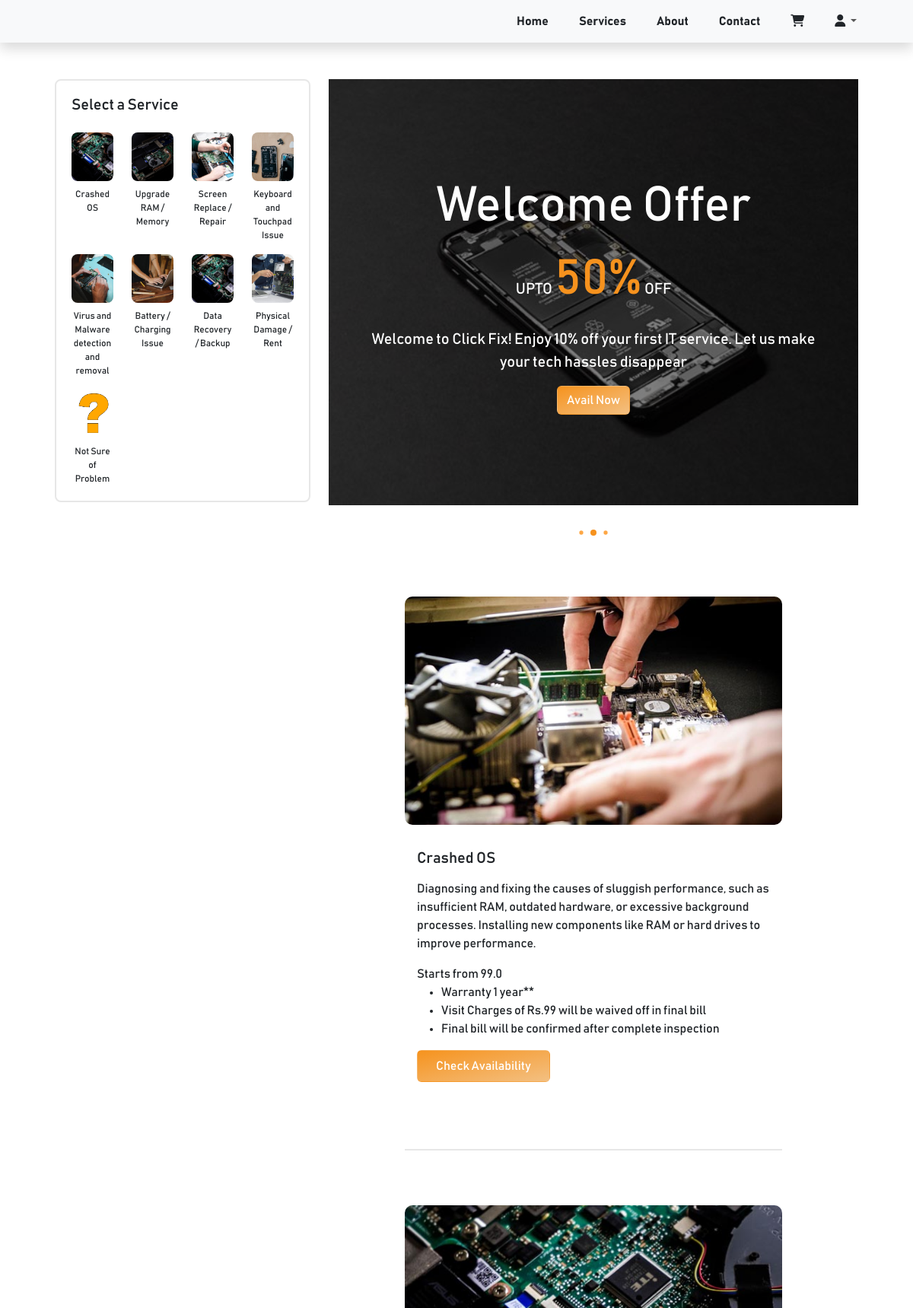
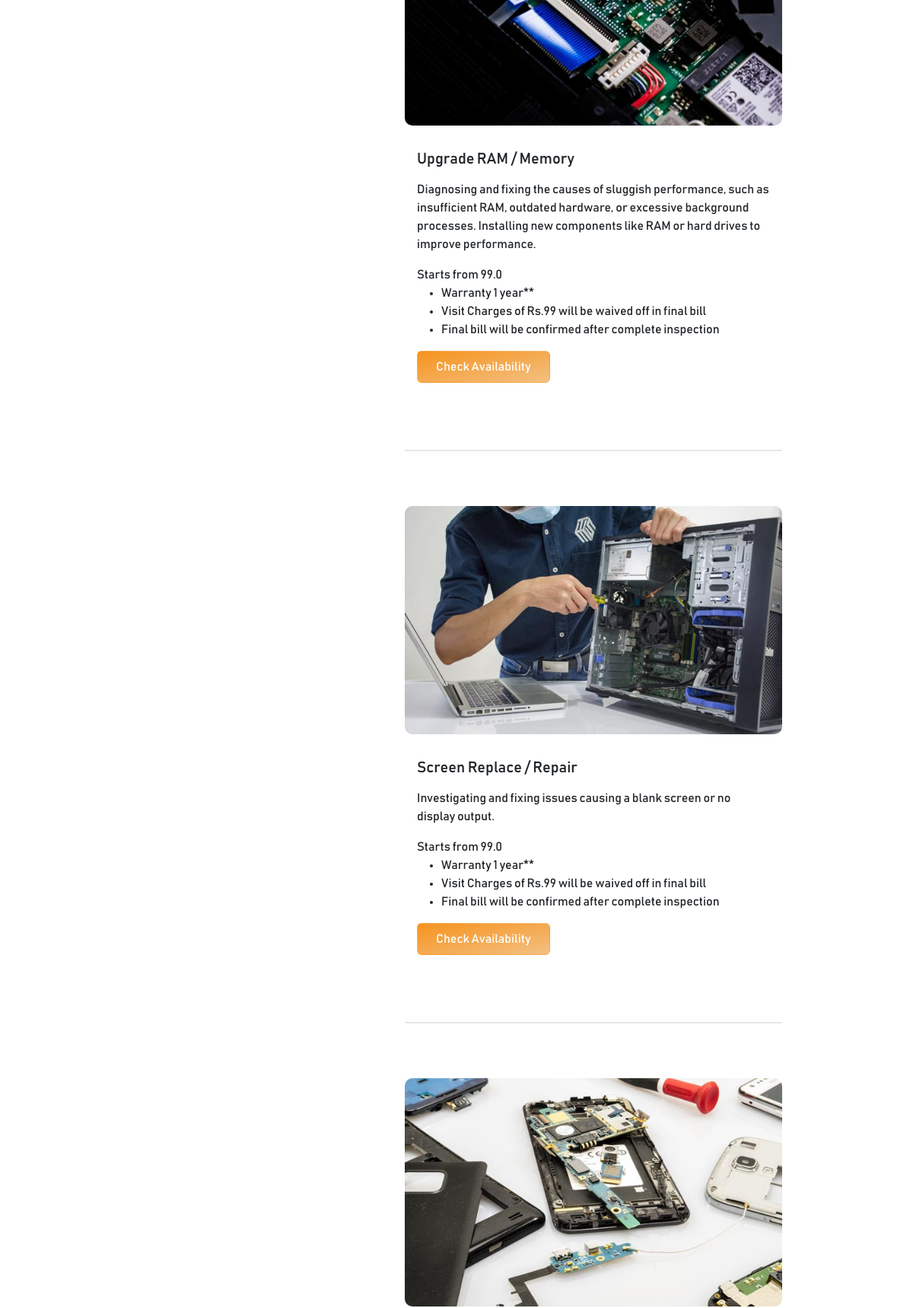
The app's page /service/cctv-repair-upgradation-installation/ (upper part) with its own data (2 pictures, top to bottom).
### clickfix/models.py (models this page shows, shortened)
class SubServices(models.Model):
    class Meta:
        verbose_name_plural = 'Sub Services'
    service = models.ForeignKey(Services, on_delete=models.CASCADE)
    sub_service_name = models.CharField(max_length=255)
    sub_service_card_image = models.ImageField(upload_to='service_cards', help_text='Small card image on left')
    sub_service_main_image = models.ImageField(upload_to='service_cards', help_text='Big card image on Right, which we scroll')
    sub_service_price = models.FloatField(default=0)
    price_details = RichTextField(blank=True, null=True)
    description = RichTextField(blank=True, null=True)
    created_at = models.DateTimeField(auto_now_add=True)
    updated_at = models.DateTimeField(auto_now=True)

### clickfix/views.py (the view)
# urls.py: path('service/<slug:service_name>/', views.individual_service, name='individual_service'),
def individual_service(request, service_name):
    service = Services.objects.get(slug=service_name)
    sub_services = SubServices.objects.filter(service=service)
    cart = get_cart(request)
    week_days = []
    day_of_month = []
    for i in range(7):
        week_days.append((datetime.today() + timedelta(days=i)))
        day_of_month.append((datetime.today() + timedelta(days=i)))
    timeline = [(day, date) for day, date in zip(week_days, day_of_month)]
    data = {
        'sub_services': sub_services,
        'timeline': timeline,
        'cart': cart,
    }
    return render(request, 'individual_service.html', data)

### clickfix/views.py (called while the page is built)
def get_cart(request):
    try:
        if request.user.is_authenticated:
            cart = Cart.objects.get(user=request.user)
        else:
            cart = Cart.objects.get(session_id=request.session['nonuser'])
    except:
        cart = None
    return cart

### templates/individual_service.html (shortened to what this page needs)
{% extends 'base.html' %}
{% load static %}
{% block content %}
    {% include 'includes/navbar.html' %}
    <section id="individual_service">
        <div class="row mt-5" style="width: 90%; margin: auto;">
            <div class="col-md-4">
                <div class="select_service_container mb-5" style="position: sticky; top: 30px;">
                    <div class="h5 mb-2">Select a Service</div>
                    <div class="row">
                        {% for service in sub_services %}
                        <div class="col-4 col-md-3 mt-3">
                            <a href="#sub_service_{{service.id}}" class="text-decoration-none text-dark d-flex flex-column align-items-center" style="cursor: pointer;">
                                <img class="img-fluid select_service_img" src="{{ service.sub_service_card_image.url }}" alt="">
                                <div class="mt-2 text-center select_service_text">{{ service.sub_service_name}}</div>
                            </a>
                        </div>
                        {% empty %}
                            <h6 class="text-muted">No Service at the moment</h6>
                        {% endfor %}
                    </div>
                </div>
            </div>
            <div class="col-md-8">
                <div class="swiper deals_and_discount_swiper mb-5" id="individual_service_deals">
                    <div class="swiper-wrapper pb-5">
                        <div class="swiper-slide">
                            <div class="sales_container">
                                <img class="sales_image" src="{% static 'clickfix_photos/sale2.jpg' %}" alt="">
                                <div class="overlay">
                                    <div class="text-white h-100 d-flex flex-column px-5 justify-content-center align-items-center">
                                        <div style="font-size: 4rem;">Welcome Offer</div>
                                        <div class="blockquote">UPTO <span style="font-size: 4rem; color: #F6921E;">50%</span> OFF</div>
                                        <div class="blockquote text-center">Welcome to Click Fix! Enjoy 10% off your first IT service. Let us make your tech hassles disappear</div>
                                        <button class="btn btn_color">Avail Now</button>
                                    </div>
                                </div>
                            </div>
                        </div>
                    </div>
                    <div class="swiper-pagination"></div>
                </div>
                <div class="service_detail_container">
                        {% for service in sub_services %}
                        <div class="card py-4 mb-4 border-0" id="sub_service_{{service.id}}">
                            <img class="img-fluid service_img" src="{{ service.sub_service_main_image.url }}" alt="...">
                            <div class="card-body">
                                <div class="card-title my-3">
                                    <h5>{{service.sub_service_name}} </h5>
                                </div>
                                <p class="card-text">{{ service.description|safe}} </p>
                                <div class="mb-3">
                                    Starts from {{ service.sub_service_price }}
                                    {{ service.price_details|safe }}
                                </div>
                                <button class="btn py-2 px-4 text-white btn_color" onclick="bookService('{{service.id}}')" data-bs-toggle="modal" data-bs-target="#bookAppointmentModal">Check Availability</button>
                            </div>
                        </div>
                        {% if not forloop.last %}
                            <div class="my-5" style="border: 1px solid #e7e7e7;"></div>
                        {% endif %}
                    {% endfor %}
                </div>
            </div>
        </div>
    </section>
{% endblock %}

### assets/css/custom.css (style rules this page uses)
.btn_color { background-image: linear-gradient(to right bottom, #F6931E, #f3c082); color: white; }
.sales_container { width: 100%; height: 70vh; position: relative; }
.sales_image { height: 100%; width: 100%; object-fit: cover; }
.overlay { position: absolute; top: 0; height: inherit; width: inherit; background-color: rgba(0, 0, 0, 0.5); }
#individual_service .select_service_img { width: 64px; height: 64px; object-fit: cover; object-position: center; border-radius: 8px; }
#individual_service .service_img { width: 100%; height: 300px; object-fit: cover; object-position: center; border-radius: 10px; }
@media (min-width: 768px) { #individual_service .service_img { width: 100%; height: 300px; object-fit: cover; object-position: center; border-radius: 10px; } }
#individual_service .select_service_text { font-size: 12px; }
@media (min-width: 786px) { #individual_service .select_service_container { border: 2px solid #e7e7e7; padding: 20px; border-radius: 8px; } }
@media (min-width: 786px) { #individual_service .service_detail_container { padding: 0px 100px; } }

### templates/base.html (style rules this page uses)
body { box-sizing: border-box; font-family: 'bahnschrift'; }
h1, h2, h3, h4, h5, h6, p, a { font-family: 'bahnschrift'; }

### records on screen
SubServices: sub_service_card_image (picture), sub_service_name "Crashed OS", sub_service_main_image (picture), description "Diagnosing and fixing the causes of sluggish performance, such as insufficient RAM, outdated hardware, or excessive background processes. Installing new components like RAM or hard drives to improve performance.", sub_service_price "99.0", price_details "Warranty 1 year** Visit Charges of Rs.99 will be waived off in final bill Final bill will be confirmed after complete inspection"
SubServices: sub_service_card_image (picture), sub_service_name "Upgrade RAM / Memory", sub_service_main_image (picture), description "Diagnosing and fixing the causes of sluggish performance, such as insufficient RAM, outdated hardware, or excessive background processes. Installing new components like RAM or hard drives to improve performance.", sub_service_price "99.0", price_details "Warranty 1 year** Visit Charges of Rs.99 will be waived off in final bill Final bill will be confirmed after complete inspection"
SubServices: sub_service_card_image (picture), sub_service_name "Screen Replace / Repair", sub_service_main_image (picture), description "Investigating and fixing issues causing a blank screen or no display output.", sub_service_price "99.0", price_details "Warranty 1 year** Visit Charges of Rs.99 will be waived off in final bill Final bill will be confirmed after complete inspection"
SubServices: sub_service_card_image (picture), sub_service_name "Keyboard and Touchpad Issue", sub_service_main_image (picture)
SubServices: sub_service_card_image (picture), sub_service_name "Virus and Malware detection and removal"
SubServices: sub_service_card_image (picture), sub_service_name "Battery / Charging Issue"
SubServices: sub_service_card_image (picture), sub_service_name "Data Recovery / Backup"
SubServices: sub_service_card_image (picture), sub_service_name "Physical Damage / Rent"
SubServices: sub_service_card_image (picture), sub_service_name "Not Sure of Problem"
